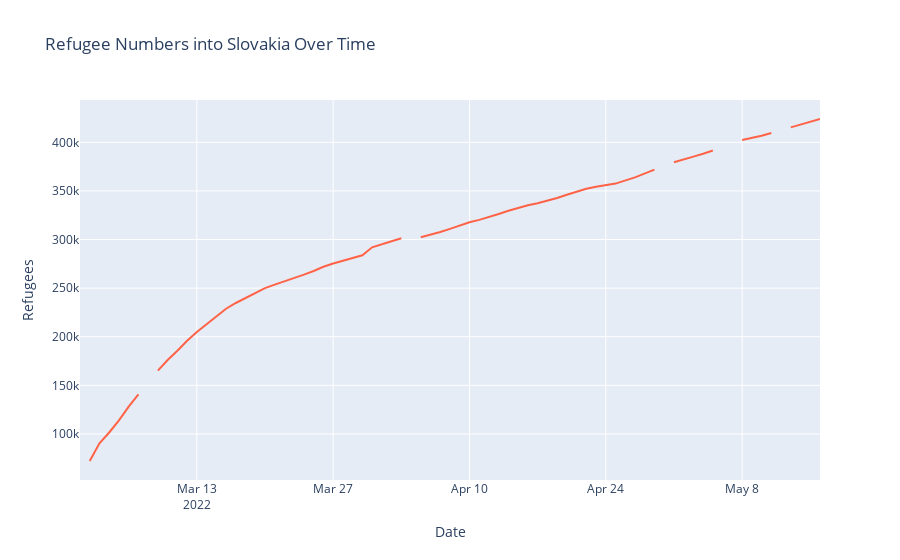

The notebook cell this image was saved under:
### Code cell
fig4 = px.line(slovakia_df, x='Date', y='Slovakia', title='Refugee Numbers into Slovakia Over Time')
fig4.update_traces(line_color='tomato')
fig4.update_layout(yaxis_title="Refugees")

plotly.offline.plot(fig4, filename='charts\slovakia.html')
fig4.show()

### Figure 1 — Plotly figure (JSON) as saved in the notebook; plotly's stock layout.template omitted (floating-point values rounded to 4 significant figures)
{"data": [{"hovertemplate": "Date=%{x}<br>Slovakia=%{y}<extra></extra>", "legendgroup": "", "line": {"color": "tomato", "dash": "solid"}, "marker": {"symbol": "circle"}, "mode": "lines", "name": "", "orientation": "v", "showlegend": false, "type": "scatter", "x": ["2022-03-01", "2022-03-02", "2022-03-03", "2022-03-04", "2022-03-05", "2022-03-06", "2022-03-07", "2022-03-08", "2022-03-09", "2022-03-10", "2022-03-11", "2022-03-12", "2022-03-13", "2022-03-14", "2022-03-15", "2022-03-16", "2022-03-17", "2022-03-18", "2022-03-19", "2022-03-20", "2022-03-21", "2022-03-22", "2022-03-23", "2022-03-24", "2022-03-25", "2022-03-26", "2022-03-27", "2022-03-29", "2022-03-30", "2022-03-31", "2022-04-01", "2022-04-02", "2022-04-03", "2022-04-04", "2022-04-05", "2022-04-06", "2022-04-07", "2022-04-08", "2022-04-09", "2022-04-10", "2022-04-11", "2022-04-12", "2022-04-13", "2022-04-14", "2022-04-15", "2022-04-16", "2022-04-17", "2022-04-18", "2022-04-19", "2022-04-20", "2022-04-21", "2022-04-22", "2022-04-23", "2022-04-24", "2022-04-25", "2022-04-27", "2022-04-28", "2022-04-29", "2022-04-30", "2022-05-01", "2022-05-02", "2022-05-03", "2022-05-04", "2022-05-05", "2022-05-06", "2022-05-08", "2022-05-09", "2022-05-10", "2022-05-11", "2022-05-12", "2022-05-13", "2022-05-15", "2022-05-16"], "xaxis": "x", "y": [null, 72200, 90329, "101529", "113967", "128169", "140745", null, "165199", "176092", "185673", 195980, 204862, 213000, 220977, 228844, "234738", "240009", "245569", 250036, 253592, 256838, "260244", "263959", "267702", "272012", "275439", 281172, "283824", "292039", "294885", "298183", "301405", null, "302417", "304983", 307772, "310989", "314485", "317781", 320246, "323020", 326244, 329597, "332707", "335243", 337311, 339680, 342813, 346175, 349286, "352286", "354329", "355593", 357560, 363940, 367904, "371918", null, "379447", "382024", 385284, "388282", 391592, null, "402332", "404463", 406833, 409527, null, "415402", "421662", 424027], "yaxis": "y"}], "layout": {"legend": {"tracegroupgap": 0}, "title": {"text": "Refugee Numbers into Slovakia Over Time"}, "xaxis": {"anchor": "y", "domain": [0, 1], "title": {"text": "Date"}}, "yaxis": {"anchor": "x", "domain": [0, 1], "title": {"text": "Refugees"}}}}
